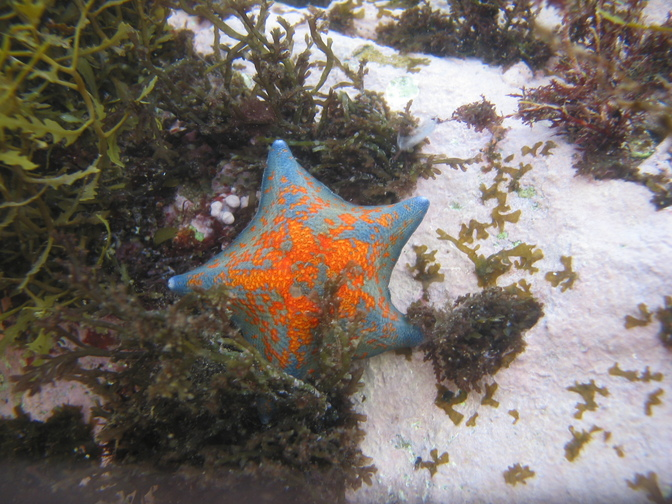
#> input picture SeaAnimal/Process/example_image/Asterina Pectinifera.jpg, 672 x 504 px, given as the content of the folder ../SeaAnimal/Process/example_image/Asterina Pectinifera.jpg, which was not available
$ python Filter.py
#> lines starting #> are read from the running program, lines starting #| are printed output that depends on the picture; pictures that were not available may be replaced by others from this repository, and a replacement may not be noted
import os
import cv2
import numpy as np
from PIL import Image, ImageFilter

running_path = input('필터 입힐 파일 경로: ')
#> the answer given: ../SeaAnimal/Process/example_image/Asterina Pectinifera.jpg
save_path = input('필터 입힌 후 저장할 경로: ')
#> the answer given: out.png
for (path, dir, files) in os.walk(running_path):
    if path == save_path:
        continue
    for file in files:
        if file[-4:] == '.jpg':
            src = cv2.imread(path + '/' + file, cv2.IMREAD_COLOR)
#> src is the input picture: shape (504, 672, 3); mean B, G, R 104.5, 111.2, 120.2
            alpha1 = -0.5
            alpha2 = -0.3
            b, g, r = cv2.split(src)
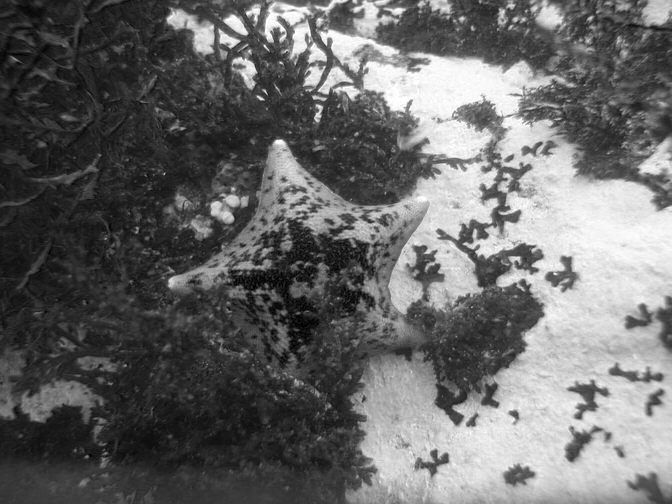
#> b: shape (504, 672); min 0, max 255, mean 104.5
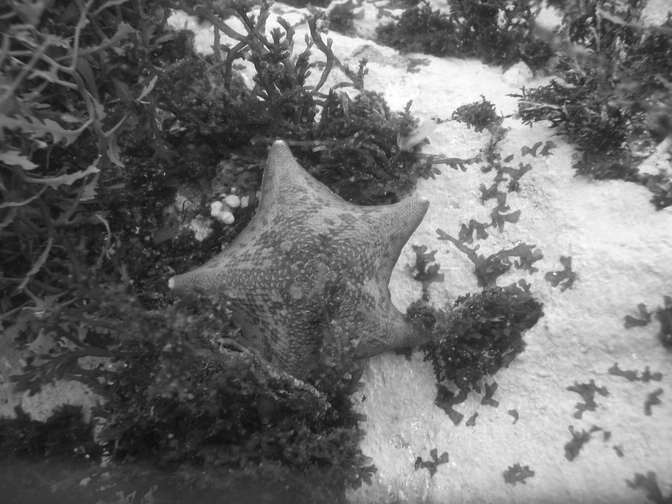
#> g: shape (504, 672); min 14, max 255, mean 111.2
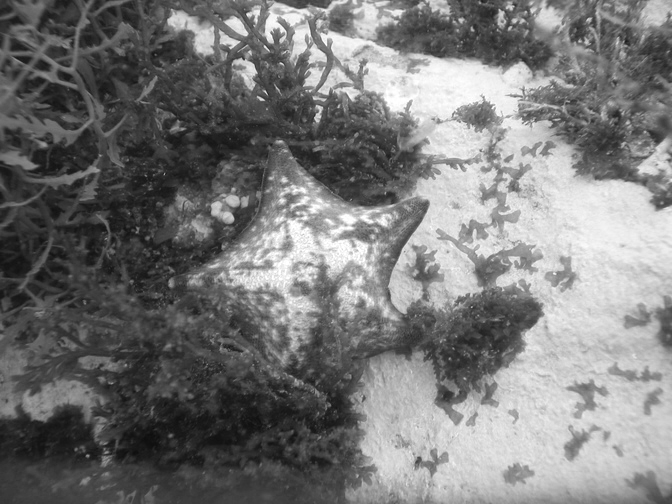
#> r: shape (504, 672); min 14, max 255, mean 120.2

            bdst = np.clip((1 + alpha1) * b - 128 * alpha1, 0, 255).astype(np.uint8)
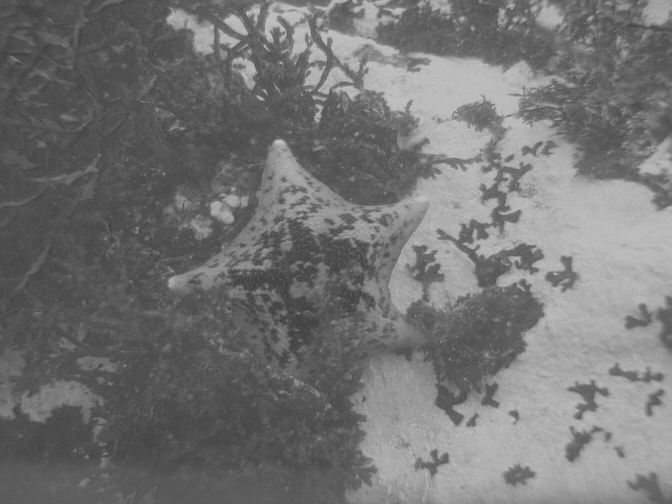
#> bdst: shape (504, 672); min 64, max 191, mean 116
            gdst = np.clip((1 + alpha1) * g - 128 * alpha1, 0, 255).astype(np.uint8)
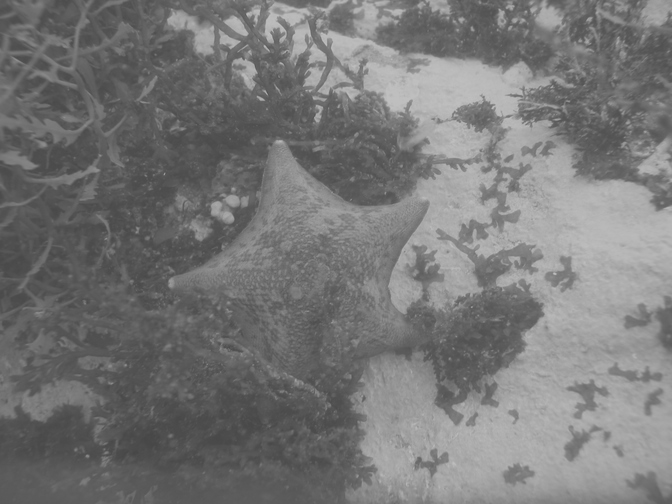
#> gdst: shape (504, 672); min 71, max 191, mean 119.3
            rdst = np.clip((1 + alpha1) * r - 128 * alpha2, 0, 255).astype(np.uint8)
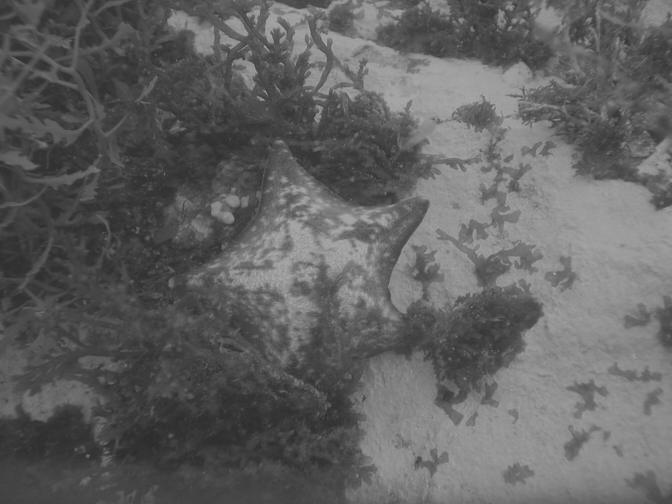
#> rdst: shape (504, 672); min 45, max 165, mean 97.8

            img = cv2.merge((rdst, gdst, bdst))
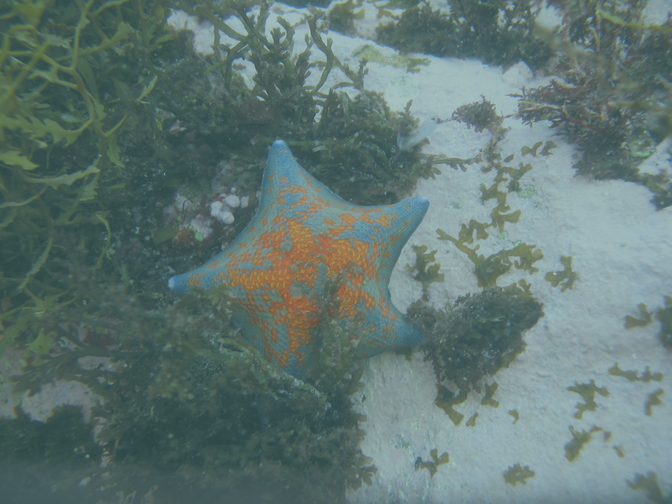
#> img: shape (504, 672, 3); mean R, G, B 97.8, 119.3, 116
            img = Image.fromarray(img)

            blured = img.filter(ImageFilter.BoxBlur(3))
            blured.save(save_path + '/' + file)

$ run again, on SeaAnimal/Process/example_image/Conch.jpg
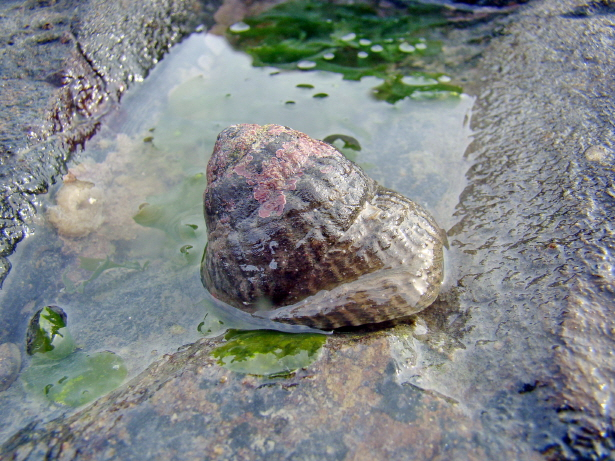
#> input picture SeaAnimal/Process/example_image/Conch.jpg, 615 x 461 px, given as the content of the folder ../SeaAnimal/Process/example_image/Conch.jpg, which was not available
#> src is the input picture: shape (461, 615, 3); mean B, G, R 134, 133.4, 128.3
#> `rdst = np.clip((1 + alpha1) * r - 128 * alpha2, 0, 255).astype(np.uint8)`:
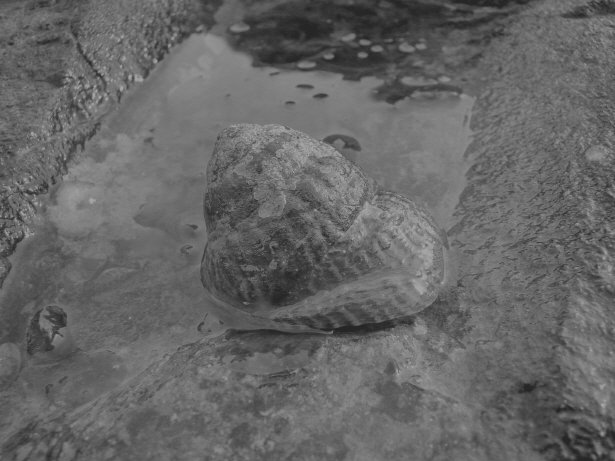
#> rdst: shape (461, 615); min 38, max 165, mean 101.9
#> `img = cv2.merge((rdst, gdst, bdst))`:
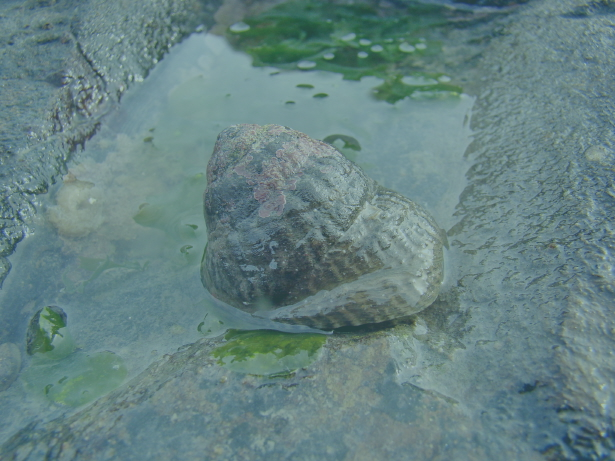
#> img: shape (461, 615, 3); mean R, G, B 101.9, 130.4, 130.8
